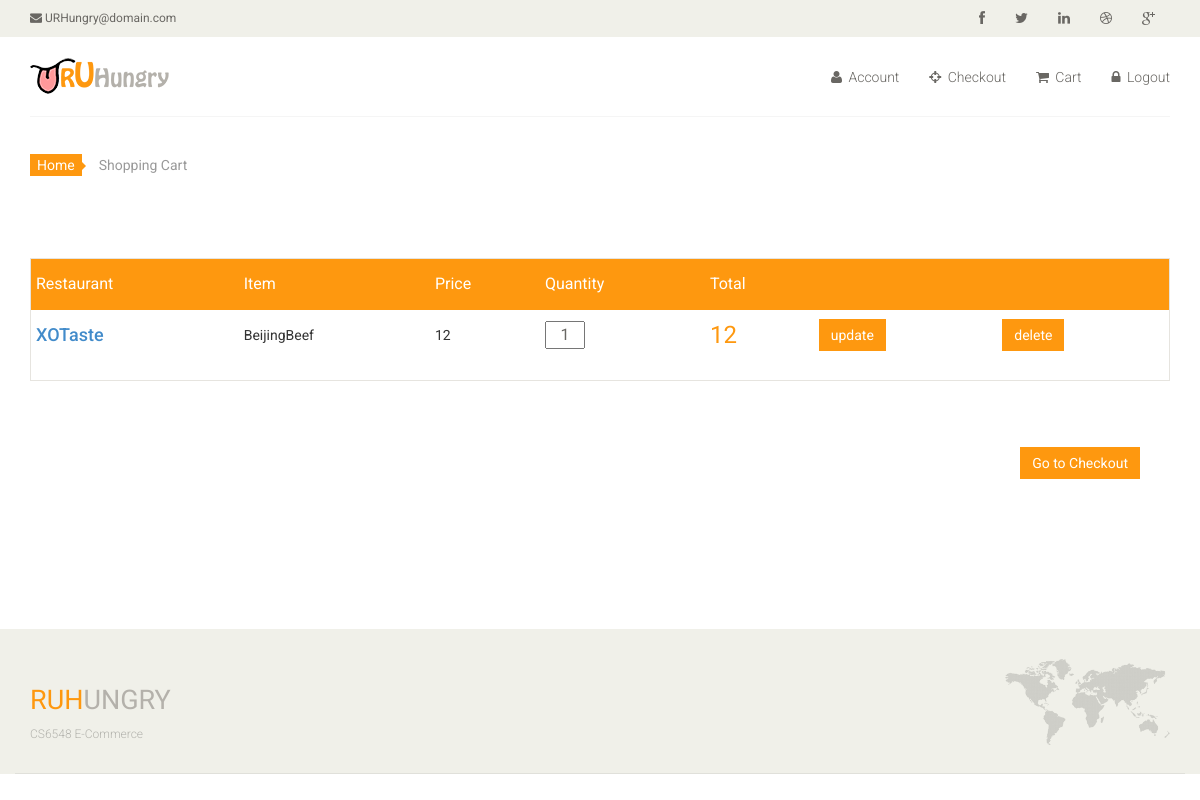
Screenshot of /cart_page.php (signed in) with the database file from the repository.
### tables this page shows
CREATE TABLE shopping_cart_info (
  Cart_ID INT NOT NULL AUTO_INCREMENT,
  Username VARCHAR(50) NOT NULL,
  Item_ID INT NOT NULL,
  Restrt_ID INT NOT NULL,
  Quantity INT NULL,
  PRIMARY KEY (Cart_ID),
  FOREIGN key (Item_ID) references inventory_info(Item_ID),
  FOREIGN key (Restrt_ID) references restaurant_info(Restrt_ID));

CREATE TABLE restaurant_info (
  Restrt_ID INT NOT NULL AUTO_INCREMENT,
  Restrt_Name VARCHAR(50) NOT NULL,
  Area VARCHAR(50) NULL,
  Ship_Hours VARCHAR(50) NULL,
  Address VARCHAR(100) NULL,
  Restrt_Type VARCHAR(50) NULL,
  Description VARCHAR(200) NULL,
  Img VARCHAR(200) NULL,
  PRIMARY KEY (Restrt_ID));

CREATE TABLE inventory_info (
  Item_ID INT NOT NULL AUTO_INCREMENT,
  Restrt_ID INT NOT NULL,
  Item_Name VARCHAR(50) NOT NULL,
  Item_Description VARCHAR(200) NULL,
  Price FLOAT NULL,
  Date_Added DATETIME NULL,
  Category VARCHAR(50) NULL,
  
  PRIMARY KEY (Item_ID),
  FOREIGN key (Restrt_ID) references restaurant_info(Restrt_ID));

### cart_add.php (the view, shortened to what this page needs)
<?php
	function checkCart($username){
		if(isset($username)){
			$sql_select = 'select shopping_cart_info.Cart_ID,shopping_cart_info.Restrt_ID,inventory_info.Item_Name, inventory_info.Item_ID, restaurant_info.Restrt_Name, shopping_cart_info.Quantity, inventory_info.Price from shopping_cart_info
			left join inventory_info on shopping_cart_info.Item_ID = inventory_info.Item_ID left join restaurant_info on shopping_cart_info.Restrt_ID = restaurant_info.Restrt_ID where Username ="'.$username.'"';
		}
		else{
			$_SESSION["Username"] = "guest";
			$_SESSION[""] = "";
		}
		$result = mysql_query($sql_select) or die("sql error!");
		$row_number = mysql_num_rows($result);
		if($row_number==0)
		{
			echo '<tr><td>Your cart is empty.</td><tr>';
		}else
		{
		while($row = mysql_fetch_array($result)){
			$outputlist = "";
			$outputlist.= '<tr>';
			$outputlist.= '<td >';
			$outputlist.= '<h4><a href="menu_page.php?Restrt_Type='.$row["Restrt_ID"].'">'.$row["Restrt_Name"].'</a></h4>';
			$outputlist.= '</td>';
			$outputlist.= '<td>';
			$outputlist.= $row["Item_Name"];
			$outputlist.= '</td>';
			$outputlist.= '<td class="cart_price">';
			$outputlist.= $row["Price"];
			$outputlist.= '</td>';
			$outputlist.= '<form action="cart_update.php" method="post"> ';
			$outputlist.= '<input name="Cart_ID" value="'.$row["Cart_ID"].'" style="display:none;">';
			$outputlist.= '<input name="Method" value="update" style="display:none;">';
			$outputlist.= '<td class="cart_quantity">';
			$outputlist.= '<div class="cart_quantity_button">';
			$outputlist.= '<input class="cart_quantity_input" type="text" name="Quantity" value="'.$row["Quantity"].'" autocomplete="off" size="2" kl_vkbd_parsed="true">';
			$outputlist.= '</div>';
			$outputlist.= '</td>';
			$outputlist.= '<td class="cart_total_price">';
			$outputlist.= ($row["Price"]*$row["Quantity"]);
			$outputlist.= '</td>';
			$outputlist.= '<td>';
			$outputlist.= '<button class="btn btn-primary" style="margin-top:0px">update</button> </form>';
			$outputlist.= '</td>';
			$outputlist.= '<td>';
			$outputlist.= '<form action="cart_delete.php" method="post">  <input name="Item_Name" value="'.$row["Item_ID"].'" style="display:none;">';
			$outputlist.= '<input name="Username" value="'.$username.'" style="display:none;">';
			$outputlist.= '<input name="Method" value="delete" style="display:none;">';
			$outputlist.= '<button class="btn btn-primary" style="margin-top:0px">delete</button> </form>';
			$outputlist.= '</td>';
			$outputlist.= '</tr>';
			print $outputlist;
		}
		}
	}
?>

### css/main.css (style rules this page uses)
body { font-family: 'Roboto', sans-serif; background:; position: relative; font-weight:400px; }
a { -webkit-transition: 300ms; -moz-transition: 300ms; -o-transition: 300ms; transition: 300ms; }
h1, h2, h3, h4, h5, h6 { font-family: 'Roboto', sans-serif; }
#cart_items .cart_info .table.table-condensed tr { border-bottom: 1px solid#F7F7F0 }
#cart_items .cart_info .table.table-condensed tr:last-child { border-bottom: 0 }
.cart_info table tr td { border-top: 0 none; vertical-align: inherit; }
#cart_items .cart_info .cart_total_price { color: #FE980F; font-size: 24px; }
.cart_quantity_input { color: #696763; float: left; font-size: 16px; text-align: center; font-family: 'Roboto',sans-serif; }
.btn.btn-primary { background:#FE980F; border: 0 none; border-radius: 0; margin-top: 16px; }

### rows the page displays
shopping_cart_info: Restrt_ID.Restrt_Name "XOTaste", outputlist "BeijingBeef 12 12", Quantity "1"
